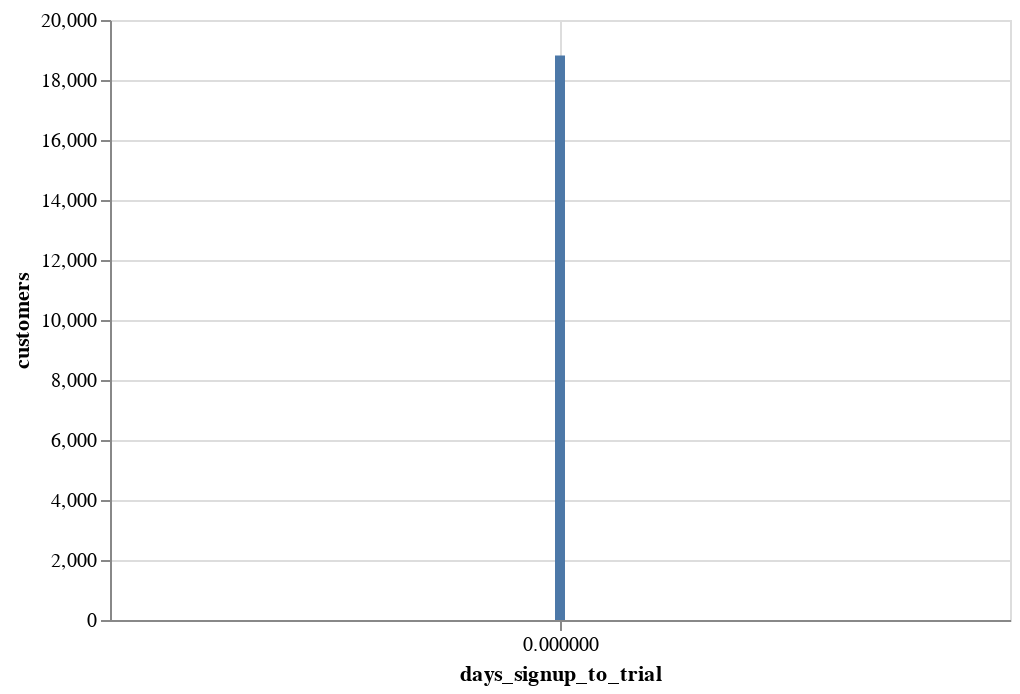

Notebook cell for this chart:
### Code cell
alt.Chart(signup_to_trial_hist).mark_bar().encode(
    x="days_signup_to_trial",
    y="customers"
).properties(width=450)

### Figure 1 — Vega-Lite specification as saved in the notebook (floating-point values rounded to 4 significant figures)
{"config": {"view": {"continuousWidth": 400, "continuousHeight": 300}}, "data": {"name": "data-1417f274de3871f2f181464d9621b60e"}, "mark": "bar", "encoding": {"x": {"type": "quantitative", "field": "days_signup_to_trial"}, "y": {"type": "quantitative", "field": "customers"}}, "width": 450, "$schema": "https://vega.github.io/schema/vega-lite/v4.8.1.json", "datasets": {"data-1417f274de3871f2f181464d9621b60e": [{"days_signup_to_trial": 0, "customers": 18814}]}}
